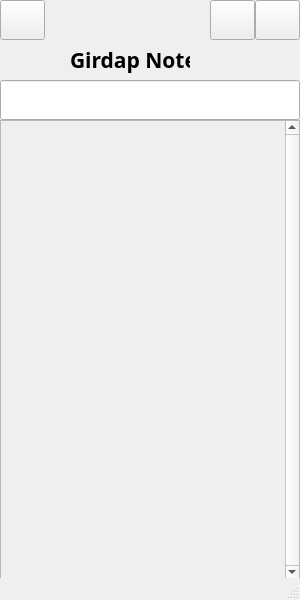
<?xml version="1.0" encoding="UTF-8"?>
<ui version="4.0">
 <class>anasayfa</class>
 <widget class="QMainWindow" name="anasayfa">
  <property name="geometry">
   <rect>
    <x>0</x>
    <y>0</y>
    <width>300</width>
    <height>600</height>
   </rect>
  </property>
  <property name="sizePolicy">
   <sizepolicy hsizetype="Fixed" vsizetype="Fixed">
    <horstretch>0</horstretch>
    <verstretch>0</verstretch>
   </sizepolicy>
  </property>
  <property name="minimumSize">
   <size>
    <width>300</width>
    <height>600</height>
   </size>
  </property>
  <property name="maximumSize">
   <size>
    <width>300</width>
    <height>600</height>
   </size>
  </property>
  <property name="windowTitle">
   <string>MainWindow</string>
  </property>
  <property name="accessibleDescription">
   <string/>
  </property>
  <property name="layoutDirection">
   <enum>Qt::LeftToRight</enum>
  </property>
  <widget class="QWidget" name="centralwidget">
   <property name="sizePolicy">
    <sizepolicy hsizetype="Preferred" vsizetype="Preferred">
     <horstretch>0</horstretch>
     <verstretch>0</verstretch>
    </sizepolicy>
   </property>
   <widget class="QWidget" name="widgetUstKisim" native="true">
    <property name="geometry">
     <rect>
      <x>0</x>
      <y>0</y>
      <width>300</width>
      <height>120</height>
     </rect>
    </property>
    <widget class="QPushButton" name="buttonYeniNot">
     <property name="geometry">
      <rect>
       <x>0</x>
       <y>0</y>
       <width>45</width>
       <height>40</height>
      </rect>
     </property>
     <property name="text">
      <string/>
     </property>
     <property name="iconSize">
      <size>
       <width>45</width>
       <height>40</height>
      </size>
     </property>
    </widget>
    <widget class="QPushButton" name="buttonAyarlar">
     <property name="geometry">
      <rect>
       <x>210</x>
       <y>0</y>
       <width>45</width>
       <height>40</height>
      </rect>
     </property>
     <property name="text">
      <string/>
     </property>
     <property name="iconSize">
      <size>
       <width>45</width>
       <height>40</height>
      </size>
     </property>
    </widget>
    <widget class="QPushButton" name="buttonCikis">
     <property name="geometry">
      <rect>
       <x>255</x>
       <y>0</y>
       <width>45</width>
       <height>40</height>
      </rect>
     </property>
     <property name="text">
      <string/>
     </property>
     <property name="iconSize">
      <size>
       <width>45</width>
       <height>40</height>
      </size>
     </property>
    </widget>
    <widget class="QLabel" name="label">
     <property name="geometry">
      <rect>
       <x>70</x>
       <y>40</y>
       <width>120</width>
       <height>40</height>
      </rect>
     </property>
     <property name="font">
      <font>
       <family>Perpetua</family>
       <pointsize>16</pointsize>
       <weight>75</weight>
       <bold>true</bold>
      </font>
     </property>
     <property name="text">
      <string>Girdap Notes</string>
     </property>
    </widget>
    <widget class="QLabel" name="labelTarih">
     <property name="geometry">
      <rect>
       <x>225</x>
       <y>40</y>
       <width>75</width>
       <height>20</height>
      </rect>
     </property>
     <property name="text">
      <string/>
     </property>
    </widget>
    <widget class="QLabel" name="labelSaat">
     <property name="geometry">
      <rect>
       <x>225</x>
       <y>60</y>
       <width>75</width>
       <height>20</height>
      </rect>
     </property>
     <property name="text">
      <string/>
     </property>
    </widget>
    <widget class="QLineEdit" name="lineEditSearch">
     <property name="geometry">
      <rect>
       <x>0</x>
       <y>80</y>
       <width>300</width>
       <height>40</height>
      </rect>
     </property>
     <property name="font">
      <font>
       <family>Tempus Sans ITC</family>
       <pointsize>18</pointsize>
      </font>
     </property>
     <property name="text">
      <string/>
     </property>
    </widget>
   </widget>
   <widget class="QScrollArea" name="scrollArea">
    <property name="geometry">
     <rect>
      <x>0</x>
      <y>120</y>
      <width>300</width>
      <height>460</height>
     </rect>
    </property>
    <property name="sizePolicy">
     <sizepolicy hsizetype="Fixed" vsizetype="Fixed">
      <horstretch>255</horstretch>
      <verstretch>20</verstretch>
     </sizepolicy>
    </property>
    <property name="layoutDirection">
     <enum>Qt::LeftToRight</enum>
    </property>
    <property name="verticalScrollBarPolicy">
     <enum>Qt::ScrollBarAlwaysOn</enum>
    </property>
    <property name="horizontalScrollBarPolicy">
     <enum>Qt::ScrollBarAlwaysOff</enum>
    </property>
    <property name="widgetResizable">
     <bool>true</bool>
    </property>
    <widget class="QWidget" name="scrollAreaWidgetContents">
     <property name="enabled">
      <bool>true</bool>
     </property>
     <property name="geometry">
      <rect>
       <x>0</x>
       <y>0</y>
       <width>281</width>
       <height>458</height>
      </rect>
     </property>
     <property name="sizePolicy">
      <sizepolicy hsizetype="Preferred" vsizetype="Preferred">
       <horstretch>0</horstretch>
       <verstretch>0</verstretch>
      </sizepolicy>
     </property>
    </widget>
   </widget>
  </widget>
  <widget class="QStatusBar" name="statusbar"/>
 </widget>
 <resources/>
 <connections/>
</ui>
